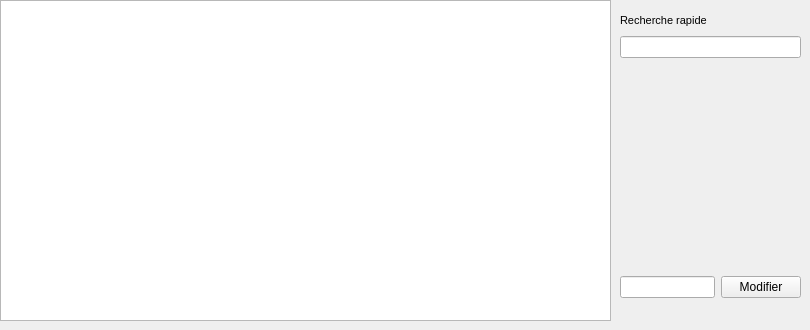
     <widget class="QWidget" name="tab">
      <attribute name="title">
       <string>Tout le Parking</string>
      </attribute>
      <widget class="QTableView" name="tableView_2">
       <property name="geometry">
        <rect>
         <x>0</x>
         <y>0</y>
         <width>611</width>
         <height>321</height>
        </rect>
       </property>
      </widget>
      <widget class="QWidget" name="layoutWidget_3">
       <property name="geometry">
        <rect>
         <x>620</x>
         <y>10</y>
         <width>181</width>
         <height>48</height>
        </rect>
       </property>
       <layout class="QGridLayout" name="gridLayout_2">
        <item row="0" column="0">
         <widget class="QLabel" name="label_13">
          <property name="styleSheet">
           <string notr="true">color:black;
font-size:11px;</string>
          </property>
          <property name="text">
           <string>Recherche rapide</string>
          </property>
         </widget>
        </item>
        <item row="1" column="0">
         <widget class="QLineEdit" name="lineEdit_3"/>
        </item>
       </layout>
      </widget>
      <widget class="QWidget" name="layoutWidget_4">
       <property name="geometry">
        <rect>
         <x>620</x>
         <y>80</y>
         <width>181</width>
         <height>151</height>
        </rect>
       </property>
       <layout class="QVBoxLayout" name="verticalLayout">
        <item>
         <widget class="QLabel" name="label_19">
          <property name="styleSheet">
           <string notr="true">font-size:11px;
font style:bold;</string>
          </property>
          <property name="text">
           <string/>
          </property>
         </widget>
        </item>
        <item>
         <widget class="QLabel" name="label_20">
          <property name="styleSheet">
           <string notr="true">font-size:11px;
font style:bold;</string>
          </property>
          <property name="text">
           <string/>
          </property>
         </widget>
        </item>
        <item>
         <widget class="QLabel" name="label_22">
          <property name="styleSheet">
           <string notr="true">font-size:11px;
font style:bold;</string>
          </property>
          <property name="text">
           <string/>
          </property>
         </widget>
        </item>
        <item>
         <widget class="QLabel" name="label_21">
          <property name="styleSheet">
           <string notr="true">font-size:11px;
font style:bold;</string>
          </property>
          <property name="text">
           <string/>
          </property>
         </widget>
        </item>
        <item>
         <widget class="QLabel" name="label_28">
          <property name="styleSheet">
           <string notr="true">font-size:11px;
font style:bold;</string>
          </property>
          <property name="text">
           <string/>
          </property>
         </widget>
        </item>
       </layout>
      </widget>
      <widget class="QWidget" name="layoutWidget_5">
       <property name="geometry">
        <rect>
         <x>620</x>
         <y>270</y>
         <width>181</width>
         <height>34</height>
        </rect>
       </property>
       <layout class="QHBoxLayout" name="horizontalLayout">
        <item>
         <widget class="QLineEdit" name="lineEdit_8"/>
        </item>
        <item>
         <widget class="QPushButton" name="modifEtat">
          <property name="text">
           <string>Modifier</string>
          </property>
         </widget>
        </item>
       </layout>
      </widget>
     </widget>
